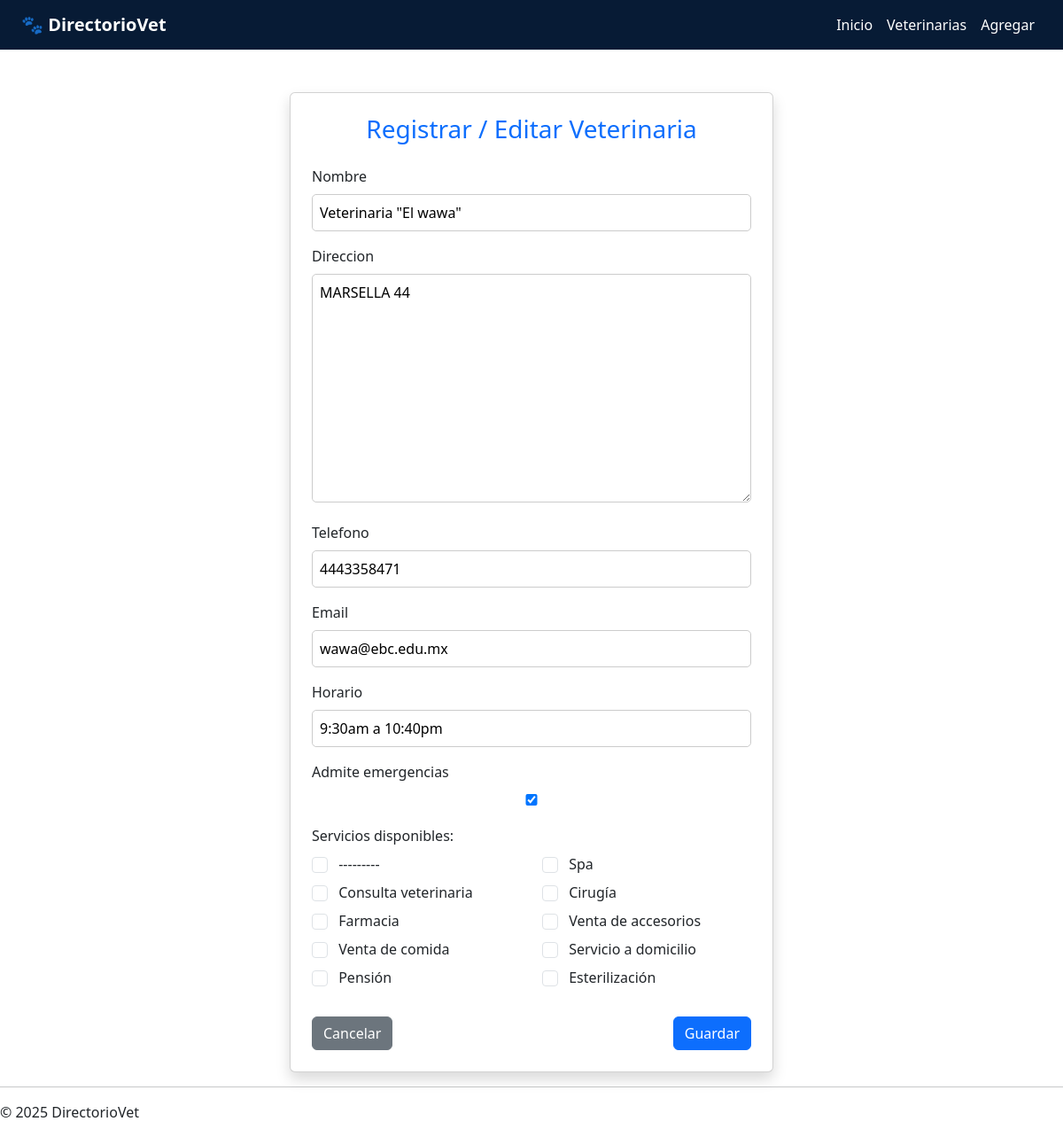
/veterinarias/1/editar/, run on the app's committed database.
### veterinarias/models.py (models this page shows, shortened)
class Veterinaria(models.Model):
    nombre = models.CharField(max_length=255)
    direccion = models.TextField()
    telefono = models.CharField(max_length=20)
    email = models.EmailField()
    horario = models.CharField(max_length=255)
    admite_emergencias = models.BooleanField(default=False)
    SERVICIOS_OPCIONES = (
        ('spa', 'Spa'),
        ('consulta', 'Consulta veterinaria'),
        ('cirugia', 'Cirugía'),
        ('farmacia', 'Farmacia'),
        ('accesorios', 'Venta de accesorios'),
        ('comida', 'Venta de comida'),
        ('domicilio', 'Servicio a domicilio'),
        ('pension', 'Pensión'),
        ('esterilizacion', 'Esterilización'),
    )
    servicios = MultiSelectField(choices=SERVICIOS_OPCIONES, blank=True)

### veterinarias/views.py (the view)
# urls.py: path('veterinarias/<int:pk>/editar/', views.editar_veterinaria, name='editar_veterinaria'),
def editar_veterinaria(request, pk):
    veterinaria = get_object_or_404(Veterinaria, pk=pk)
    if request.method == 'POST':
        form = VeterinariaForm(request.POST, instance=veterinaria)
        if form.is_valid():
            form.save()
            return redirect('lista_veterinarias')
    else:
        form = VeterinariaForm(instance=veterinaria)
    return render(request, 'veterinarias/formulario.html', {'form': form})

### veterinarias/forms.py
class VeterinariaForm(forms.ModelForm):
    class Meta:
        model = Veterinaria
        fields = '__all__'
        widgets = {
            'servicios': forms.CheckboxSelectMultiple
        }

### veterinarias/templates/veterinarias/formulario.html (shortened to what this page needs)
{% extends 'veterinarias/base.html' %}
{% block content %}
<div class="container mt-5">
    <div class="row justify-content-center">
        <div class="col-md-8 col-lg-6">
            <div class="card shadow p-4">
                <h3 class="mb-4 text-center text-primary">Registrar / Editar Veterinaria</h3>
                <form id="form-vet" method="POST" novalidate>
                    {% for field in form %}
                        {% if field.name != 'servicios' %}
                            <div class="mb-3">
                                <label class="form-label">{{ field.label }}</label>
                                {{ field }}
                            </div>
                        {% endif %}
                    {% endfor %}
                    <div class="mb-4">
                        <label class="form-label">Servicios disponibles:</label>
                        <div class="row">
                            {% for val, label in form.fields.servicios.choices %}
                                <div class="col-6 mb-2">
                                    <label class="form-check-label">
                                        <input type="checkbox" name="servicios" value="{{ val }}"
                                            class="form-check-input">
                                        {{ label }}
                                    </label>
                                </div>
                            {% endfor %}
                        </div>
                    </div>
                    <div class="d-flex justify-content-between">
                        <a href="{% url 'lista_veterinarias' %}" class="btn btn-secondary">Cancelar</a>
                        <button type="submit" class="btn btn-primary">Guardar</button>
                    </div>
                </form>
            </div>
        </div>
    </div>
</div>
{% endblock %}

### veterinarias/static/veterinarias/css/styles.css (style rules this page uses)
.card { border-radius: 10px; transition: transform 0.2s ease; }
form input, form textarea, form select { width: 100%; padding: 8px; border-radius: 5px; border: 1px solid #ccc; }
.form-check-input { margin-right: 8px; accent-color: #003366; }
.form-check-label { font-weight: 500; }

### data on the page
Veterinaria: form "Veterinaria \"El wawa\"" "MARSELLA 44" "4443358471" "wawa@ebc.edu.mx" "9:30am a 10:40pm" "☑"

### other printed values
{{ field.label }} "Nombre" "Direccion" "Telefono" "Email" "Horario" "Admite emergencias"
{{ label }} "---------" "Spa" "Consulta veterinaria" "Cirugía" "Farmacia" "Venta de accesorios" "Venta de comida" "Servicio a domicilio" "Pensión" "Esterilización"
